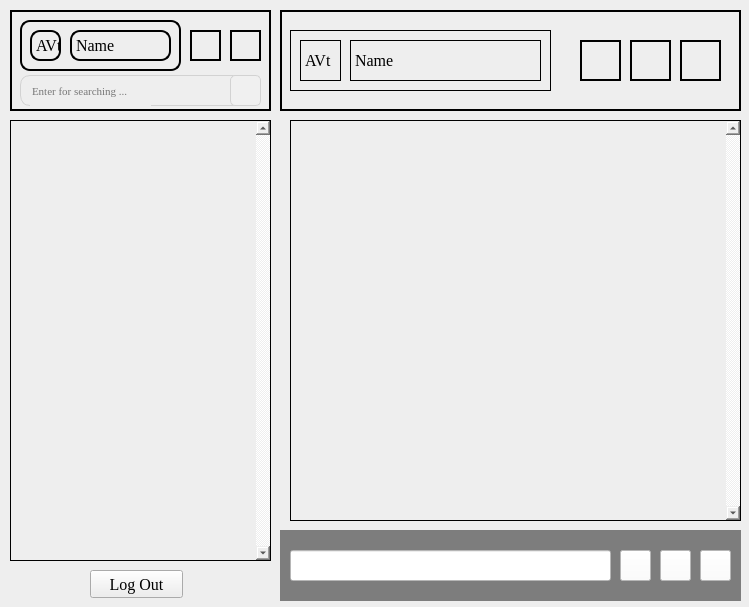
<?xml version="1.0" encoding="UTF-8"?>
<ui version="4.0">
 <class>MainWindow</class>
 <widget class="QMainWindow" name="MainWindow">
  <property name="geometry">
   <rect>
    <x>0</x>
    <y>0</y>
    <width>749</width>
    <height>607</height>
   </rect>
  </property>
  <property name="font">
   <font>
    <family>Times New Roman</family>
    <pointsize>12</pointsize>
   </font>
  </property>
  <property name="windowTitle">
   <string>MainWindow</string>
  </property>
  <property name="styleSheet">
   <string notr="true">background-color: rgb(238, 238, 238);</string>
  </property>
  <widget class="QWidget" name="centralwidget">
   <widget class="QWidget" name="widgetUser" native="true">
    <property name="geometry">
     <rect>
      <x>10</x>
      <y>10</y>
      <width>261</width>
      <height>101</height>
     </rect>
    </property>
    <property name="font">
     <font>
      <family>Times New Roman</family>
      <pointsize>12</pointsize>
     </font>
    </property>
    <property name="styleSheet">
     <string notr="true">border: 2px solid</string>
    </property>
    <widget class="QWidget" name="widgetInfor" native="true">
     <property name="geometry">
      <rect>
       <x>10</x>
       <y>10</y>
       <width>161</width>
       <height>51</height>
      </rect>
     </property>
     <property name="font">
      <font>
       <family>Times New Roman</family>
       <pointsize>12</pointsize>
      </font>
     </property>
     <property name="styleSheet">
      <string notr="true">border-radius: 10px;</string>
     </property>
     <widget class="QLabel" name="avtUser">
      <property name="geometry">
       <rect>
        <x>10</x>
        <y>10</y>
        <width>31</width>
        <height>31</height>
       </rect>
      </property>
      <property name="font">
       <font>
        <family>Times New Roman</family>
        <pointsize>12</pointsize>
       </font>
      </property>
      <property name="text">
       <string>AVt</string>
      </property>
     </widget>
     <widget class="QLabel" name="txtNameUser">
      <property name="geometry">
       <rect>
        <x>50</x>
        <y>10</y>
        <width>101</width>
        <height>31</height>
       </rect>
      </property>
      <property name="font">
       <font>
        <family>Times New Roman</family>
        <pointsize>12</pointsize>
       </font>
      </property>
      <property name="text">
       <string>Name</string>
      </property>
     </widget>
    </widget>
    <widget class="QPushButton" name="btnAddFriend">
     <property name="geometry">
      <rect>
       <x>180</x>
       <y>20</y>
       <width>31</width>
       <height>31</height>
      </rect>
     </property>
     <property name="font">
      <font>
       <family>Times New Roman</family>
       <pointsize>12</pointsize>
       <weight>50</weight>
       <bold>false</bold>
      </font>
     </property>
     <property name="text">
      <string/>
     </property>
     <property name="icon">
      <iconset>
       <normaloff>../Icon/iconAddFriend.png</normaloff>../Icon/iconAddFriend.png</iconset>
     </property>
     <property name="iconSize">
      <size>
       <width>25</width>
       <height>25</height>
      </size>
     </property>
    </widget>
    <widget class="QPushButton" name="btnAddGroup">
     <property name="geometry">
      <rect>
       <x>220</x>
       <y>20</y>
       <width>31</width>
       <height>31</height>
      </rect>
     </property>
     <property name="font">
      <font>
       <family>Times New Roman</family>
       <pointsize>12</pointsize>
      </font>
     </property>
     <property name="text">
      <string/>
     </property>
     <property name="icon">
      <iconset>
       <normaloff>../Icon/iconAddGroup.png</normaloff>../Icon/iconAddGroup.png</iconset>
     </property>
    </widget>
    <widget class="QWidget" name="searchWidget" native="true">
     <property name="geometry">
      <rect>
       <x>10</x>
       <y>65</y>
       <width>241</width>
       <height>31</height>
      </rect>
     </property>
     <property name="font">
      <font>
       <family>Times New Roman</family>
       <pointsize>12</pointsize>
      </font>
     </property>
     <property name="styleSheet">
      <string notr="true">border: 1px solid rgb(210, 210, 210); border-radius: 10px</string>
     </property>
     <widget class="QLineEdit" name="txtSearch">
      <property name="geometry">
       <rect>
        <x>10</x>
        <y>1</y>
        <width>121</width>
        <height>31</height>
       </rect>
      </property>
      <property name="font">
       <font>
        <family>Times New Roman</family>
        <pointsize>8</pointsize>
       </font>
      </property>
      <property name="styleSheet">
       <string notr="true">border: 0px; border-radius: 0px;</string>
      </property>
      <property name="text">
       <string/>
      </property>
      <property name="placeholderText">
       <string>Enter for searching ...</string>
      </property>
     </widget>
     <widget class="QPushButton" name="btnSearch">
      <property name="geometry">
       <rect>
        <x>210</x>
        <y>0</y>
        <width>31</width>
        <height>31</height>
       </rect>
      </property>
      <property name="font">
       <font>
        <family>Times New Roman</family>
        <pointsize>12</pointsize>
       </font>
      </property>
      <property name="styleSheet">
       <string notr="true">border-radius: 5px; background-color: rgb(240, 240, 240);</string>
      </property>
      <property name="text">
       <string/>
      </property>
      <property name="icon">
       <iconset>
        <normaloff>../Icon/iconFind.png</normaloff>../Icon/iconFind.png</iconset>
      </property>
     </widget>
    </widget>
   </widget>
   <widget class="QWidget" name="widgetMainChat" native="true">
    <property name="geometry">
     <rect>
      <x>280</x>
      <y>10</y>
      <width>461</width>
      <height>591</height>
     </rect>
    </property>
    <widget class="QWidget" name="widgetInforFriend" native="true">
     <property name="geometry">
      <rect>
       <x>0</x>
       <y>0</y>
       <width>461</width>
       <height>101</height>
      </rect>
     </property>
     <property name="font">
      <font>
       <family>Times New Roman</family>
       <pointsize>12</pointsize>
      </font>
     </property>
     <property name="styleSheet">
      <string notr="true">border: 2px solid black</string>
     </property>
     <widget class="QWidget" name="widget_7" native="true">
      <property name="geometry">
       <rect>
        <x>10</x>
        <y>20</y>
        <width>261</width>
        <height>61</height>
       </rect>
      </property>
      <property name="font">
       <font>
        <family>Times New Roman</family>
        <pointsize>12</pointsize>
       </font>
      </property>
      <property name="styleSheet">
       <string notr="true">border: 1px solid </string>
      </property>
      <widget class="QLabel" name="avtFriend">
       <property name="geometry">
        <rect>
         <x>10</x>
         <y>10</y>
         <width>41</width>
         <height>41</height>
        </rect>
       </property>
       <property name="font">
        <font>
         <family>Times New Roman</family>
         <pointsize>12</pointsize>
        </font>
       </property>
       <property name="text">
        <string>AVt</string>
       </property>
      </widget>
      <widget class="QLabel" name="txtNameFriend">
       <property name="geometry">
        <rect>
         <x>60</x>
         <y>10</y>
         <width>191</width>
         <height>41</height>
        </rect>
       </property>
       <property name="font">
        <font>
         <family>Times New Roman</family>
         <pointsize>12</pointsize>
        </font>
       </property>
       <property name="text">
        <string>Name</string>
       </property>
      </widget>
     </widget>
     <widget class="QPushButton" name="btnFindMsg">
      <property name="geometry">
       <rect>
        <x>300</x>
        <y>30</y>
        <width>41</width>
        <height>41</height>
       </rect>
      </property>
      <property name="font">
       <font>
        <family>Times New Roman</family>
        <pointsize>12</pointsize>
       </font>
      </property>
      <property name="text">
       <string/>
      </property>
      <property name="icon">
       <iconset>
        <normaloff>../Icon/iconFind.png</normaloff>../Icon/iconFind.png</iconset>
      </property>
     </widget>
     <widget class="QPushButton" name="btnCall">
      <property name="geometry">
       <rect>
        <x>350</x>
        <y>30</y>
        <width>41</width>
        <height>41</height>
       </rect>
      </property>
      <property name="font">
       <font>
        <family>Times New Roman</family>
        <pointsize>12</pointsize>
       </font>
      </property>
      <property name="text">
       <string/>
      </property>
      <property name="icon">
       <iconset>
        <normaloff>../Icon/iconCall.png</normaloff>../Icon/iconCall.png</iconset>
      </property>
     </widget>
     <widget class="QPushButton" name="btnCallVideo">
      <property name="geometry">
       <rect>
        <x>400</x>
        <y>30</y>
        <width>41</width>
        <height>41</height>
       </rect>
      </property>
      <property name="font">
       <font>
        <family>Times New Roman</family>
        <pointsize>12</pointsize>
       </font>
      </property>
      <property name="text">
       <string/>
      </property>
      <property name="icon">
       <iconset>
        <normaloff>../Icon/iconCallVideo.png</normaloff>../Icon/iconCallVideo.png</iconset>
      </property>
     </widget>
    </widget>
    <widget class="QWidget" name="widgetMsg" native="true">
     <property name="geometry">
      <rect>
       <x>0</x>
       <y>520</y>
       <width>461</width>
       <height>71</height>
      </rect>
     </property>
     <property name="font">
      <font>
       <family>Times New Roman</family>
       <pointsize>12</pointsize>
      </font>
     </property>
     <property name="styleSheet">
      <string notr="true">background-color: rgb(125, 125, 125);</string>
     </property>
     <widget class="QLineEdit" name="txtMsg">
      <property name="geometry">
       <rect>
        <x>10</x>
        <y>20</y>
        <width>321</width>
        <height>31</height>
       </rect>
      </property>
      <property name="font">
       <font>
        <family>Times New Roman</family>
        <pointsize>12</pointsize>
       </font>
      </property>
      <property name="styleSheet">
       <string notr="true">background-color: rgb(255, 255, 255);</string>
      </property>
     </widget>
     <widget class="QPushButton" name="btnSendFile">
      <property name="geometry">
       <rect>
        <x>340</x>
        <y>20</y>
        <width>31</width>
        <height>31</height>
       </rect>
      </property>
      <property name="font">
       <font>
        <family>Times New Roman</family>
        <pointsize>12</pointsize>
       </font>
      </property>
      <property name="styleSheet">
       <string notr="true">background-color: rgb(255, 255, 255);</string>
      </property>
      <property name="text">
       <string/>
      </property>
      <property name="icon">
       <iconset>
        <normaloff>../Icon/iconSendFile.png</normaloff>../Icon/iconSendFile.png</iconset>
      </property>
     </widget>
     <widget class="QPushButton" name="btnIcon">
      <property name="geometry">
       <rect>
        <x>380</x>
        <y>20</y>
        <width>31</width>
        <height>31</height>
       </rect>
      </property>
      <property name="font">
       <font>
        <family>Times New Roman</family>
        <pointsize>12</pointsize>
       </font>
      </property>
      <property name="styleSheet">
       <string notr="true">background-color: rgb(255, 255, 255);</string>
      </property>
      <property name="text">
       <string/>
      </property>
      <property name="icon">
       <iconset>
        <normaloff>../Icon/iconEmoji.png</normaloff>../Icon/iconEmoji.png</iconset>
      </property>
     </widget>
     <widget class="QPushButton" name="btnSend">
      <property name="geometry">
       <rect>
        <x>420</x>
        <y>20</y>
        <width>31</width>
        <height>31</height>
       </rect>
      </property>
      <property name="font">
       <font>
        <family>Times New Roman</family>
        <pointsize>12</pointsize>
       </font>
      </property>
      <property name="styleSheet">
       <string notr="true">background-color: rgb(255, 255, 255);</string>
      </property>
      <property name="text">
       <string/>
      </property>
      <property name="icon">
       <iconset>
        <normaloff>../Icon/iconSend.png</normaloff>../Icon/iconSend.png</iconset>
      </property>
     </widget>
    </widget>
    <widget class="QListWidget" name="listMsg">
     <property name="geometry">
      <rect>
       <x>10</x>
       <y>110</y>
       <width>451</width>
       <height>401</height>
      </rect>
     </property>
     <property name="font">
      <font>
       <family>Times New Roman</family>
       <pointsize>12</pointsize>
      </font>
     </property>
     <property name="styleSheet">
      <string notr="true"/>
     </property>
     <property name="frameShape">
      <enum>QFrame::Box</enum>
     </property>
     <property name="frameShadow">
      <enum>QFrame::Plain</enum>
     </property>
     <property name="lineWidth">
      <number>1</number>
     </property>
     <property name="verticalScrollBarPolicy">
      <enum>Qt::ScrollBarAlwaysOn</enum>
     </property>
     <property name="horizontalScrollBarPolicy">
      <enum>Qt::ScrollBarAlwaysOff</enum>
     </property>
     <property name="verticalScrollMode">
      <enum>QAbstractItemView::ScrollPerItem</enum>
     </property>
     <property name="horizontalScrollMode">
      <enum>QAbstractItemView::ScrollPerItem</enum>
     </property>
     <property name="spacing">
      <number>2</number>
     </property>
    </widget>
   </widget>
   <widget class="QListWidget" name="listFriends">
    <property name="geometry">
     <rect>
      <x>10</x>
      <y>120</y>
      <width>261</width>
      <height>441</height>
     </rect>
    </property>
    <property name="font">
     <font>
      <family>Times New Roman</family>
      <pointsize>12</pointsize>
      <kerning>true</kerning>
     </font>
    </property>
    <property name="mouseTracking">
     <bool>true</bool>
    </property>
    <property name="contextMenuPolicy">
     <enum>Qt::DefaultContextMenu</enum>
    </property>
    <property name="styleSheet">
     <string notr="true"/>
    </property>
    <property name="frameShape">
     <enum>QFrame::Box</enum>
    </property>
    <property name="frameShadow">
     <enum>QFrame::Plain</enum>
    </property>
    <property name="lineWidth">
     <number>1</number>
    </property>
    <property name="verticalScrollBarPolicy">
     <enum>Qt::ScrollBarAlwaysOn</enum>
    </property>
    <property name="verticalScrollMode">
     <enum>QAbstractItemView::ScrollPerItem</enum>
    </property>
   </widget>
   <widget class="QPushButton" name="btnLogOut">
    <property name="geometry">
     <rect>
      <x>90</x>
      <y>570</y>
      <width>93</width>
      <height>28</height>
     </rect>
    </property>
    <property name="font">
     <font>
      <family>Times New Roman</family>
      <pointsize>12</pointsize>
     </font>
    </property>
    <property name="text">
     <string>Log Out</string>
    </property>
   </widget>
  </widget>
 </widget>
 <resources/>
 <connections/>
</ui>
